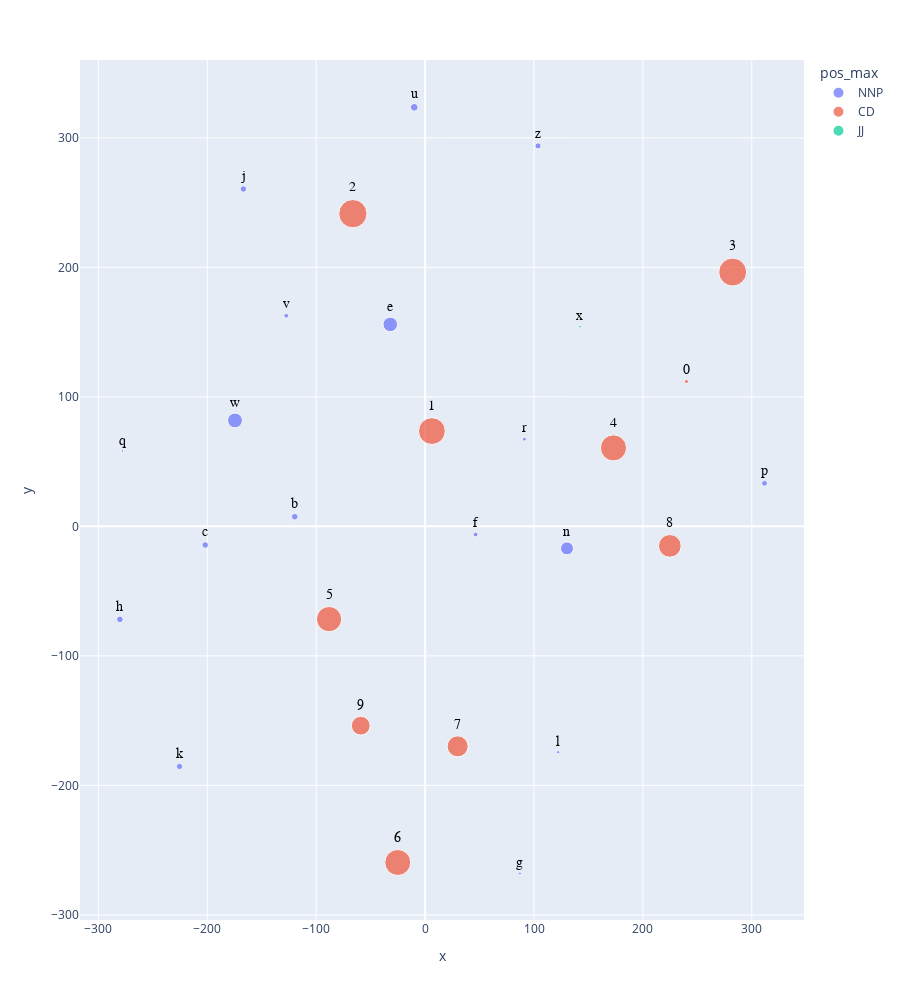

Source (notebook cell):
### Code cell
t_sne(model_2020, VOCAB)

### Figure 1 — Plotly figure (JSON) as saved in the notebook; plotly's stock layout.template omitted (floating-point values rounded to 4 significant figures)
{"data": [{"hovertemplate": "<b>%{hovertext}</b><br><br>pos_max=NNP<br>x=%{x}<br>y=%{y}<br>tfidf_sum_event_max=%{marker.size}<br>term_str=%{text}<extra></extra>", "hovertext": ["b", "e", "l", "w", "q", "u", "r", "p", "n", "v", "f", "c", "h", "g", "k", "j", "z"], "legendgroup": "NNP", "marker": {"color": "#636efa", "size": [181.4, 864.0, 46.25, 893.5, 28.99, 242.3, 64.21, 139.0, 684.8, 97.27, 100.5, 176.7, 179.0, 38.1, 163.7, 170.7, 157.9], "sizemode": "area", "sizeref": 8.141, "symbol": "circle"}, "mode": "markers+text", "name": "NNP", "orientation": "v", "showlegend": true, "text": ["b", "e", "l", "w", "q", "u", "r", "p", "n", "v", "f", "c", "h", "g", "k", "j", "z"], "textfont": {"color": "black", "family": "Arial", "size": 14}, "textposition": "top center", "type": "scatter", "x": [-119.7, -31.98, 122.2, -174.6, -277.9, -9.948, 91.14, 311.7, 130.3, -127.5, 46.37, -201.9, -280.2, 87.06, -225.5, -166.9, 103.7], "xaxis": "x", "y": [7.452, 155.9, -174.4, 81.8, 58.17, 323.6, 67.34, 33.27, -16.99, 162.6, -6.298, -14.4, -71.83, -268.1, -185.4, 260.5, 293.8], "yaxis": "y"}, {"hovertemplate": "<b>%{hovertext}</b><br><br>pos_max=CD<br>x=%{x}<br>y=%{y}<br>tfidf_sum_event_max=%{marker.size}<br>term_str=%{text}<extra></extra>", "hovertext": ["2", "0", "5", "1", "9", "8", "4", "3", "7", "6"], "legendgroup": "CD", "marker": {"color": "#EF553B", "size": [3256.0, 68.48, 2592.0, 2936.0, 1446.0, 2092.0, 2772.0, 3172.0, 1802.0, 2750.0], "sizemode": "area", "sizeref": 8.141, "symbol": "circle"}, "mode": "markers+text", "name": "CD", "orientation": "v", "showlegend": true, "text": ["2", "0", "5", "1", "9", "8", "4", "3", "7", "6"], "textfont": {"color": "black", "family": "Arial", "size": 14}, "textposition": "top center", "type": "scatter", "x": [-66.32, 240.0, -88.19, 6.258, -59.08, 224.7, 173.0, 282.4, 29.88, -25.1], "xaxis": "x", "y": [241.5, 111.9, -71.61, 73.59, -153.9, -15.06, 60.59, 196.4, -169.9, -259.5], "yaxis": "y"}, {"hovertemplate": "<b>%{hovertext}</b><br><br>pos_max=JJ<br>x=%{x}<br>y=%{y}<br>tfidf_sum_event_max=%{marker.size}<br>term_str=%{text}<extra></extra>", "hovertext": ["x"], "legendgroup": "JJ", "marker": {"color": "#00cc96", "size": [33.6], "sizemode": "area", "sizeref": 8.141, "symbol": "circle"}, "mode": "markers+text", "name": "JJ", "orientation": "v", "showlegend": true, "text": ["x"], "textfont": {"color": "black", "family": "Arial", "size": 14}, "textposition": "top center", "type": "scatter", "x": [142.1], "xaxis": "x", "y": [154.2], "yaxis": "y"}], "layout": {"height": 1000, "legend": {"itemsizing": "constant", "title": {"text": "pos_max"}, "tracegroupgap": 0}, "margin": {"t": 60}, "xaxis": {"anchor": "y", "domain": [0, 1], "title": {"text": "x"}}, "yaxis": {"anchor": "x", "domain": [0, 1], "title": {"text": "y"}}}}
